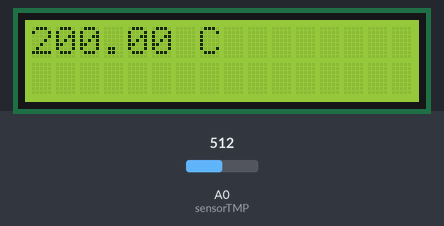
Bench run of a sketch on a simulated Arduino Uno, built with avr-gcc and run on an emulated ATmega328P. Shown: 16×2 character LCD. The inputs (shaded band) are chosen by the test bench; at power-on: A0 (sensorTMP) = 512.

Above: at 1.2 s.
1.3 s: A0 (sensorTMP) set to 323
At 3.0 s:
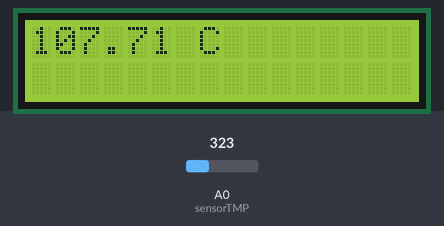
3.5 s: A0 (sensorTMP) set to 290
At 5.2 s:
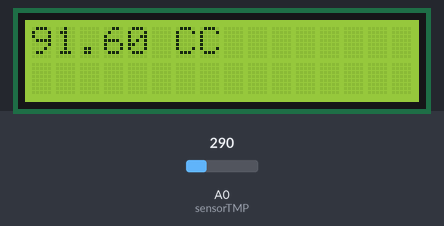
5.6 s: A0 (sensorTMP) set to 133
At 7.3 s:
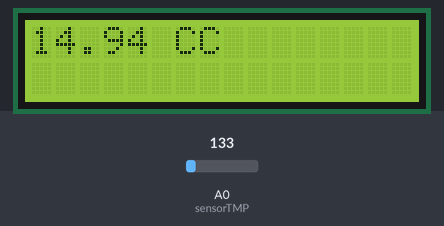
7.6 s: A0 (sensorTMP) set to 111
At 9.3 s:
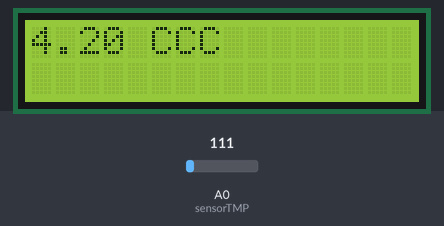
Timing chart, 0 to 10.6 s (numbered marks = the images above; inputs shaded):
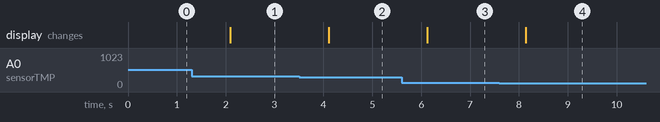

Measured:
- the behaviour switches between 308 and 307 on A0 (sensorTMP) (found by bisection; images 1 and 2)
- the behaviour switches between 123 and 122 on A0 (sensorTMP) (found by bisection; images 3 and 4)
- after the input at 1.3 s, the display: changes after 0.79 s (image 1)
- after the input at 3.5 s, the display: changes after 0.61 s (image 2)
- after the input at 5.6 s, the display: changes after 0.53 s (image 3)
- after the input at 7.6 s, the display: changes after 0.54 s (image 4)

The sketch:

sensor_de_ambiente1.ino
```cpp
// Biblioteca LCD com módulo I2C
#include <LiquidCrystal_I2C.h>

// Inicializar LCD
LiquidCrystal_I2C telaLcd(0x20, 16, 2);
int sensorTMP = A0;

void setup() {
  // Definir o sensor como entrada
  pinMode(sensorTMP, INPUT);

  // Ligar tela LCD
  telaLcd.init();

  // Limpar os dados que aparecem
  telaLcd.clear();

  // Aumentar a luminosidade do LCD
  telaLcd.backlight();
}

void loop() {
  // Captura o valor da temperatura
  int valorLido = analogRead(sensorTMP);

  // Converter a tensão em graus Celsius
  float tensao = (valorLido * 5.0) / 1024.0;

  // Converter a tensão em graus Celsius
  float temperatura = (tensao - 0.5) * 100.0;

  // Imprimir valor da temperatura no LCD
  telaLcd.setCursor(0, 0);
  telaLcd.print(temperatura);
  telaLcd.print(" C"); // Adiciona o símbolo de Celsius
  delay(1000); // Espera 1 segundo antes de atualizar
}
```
